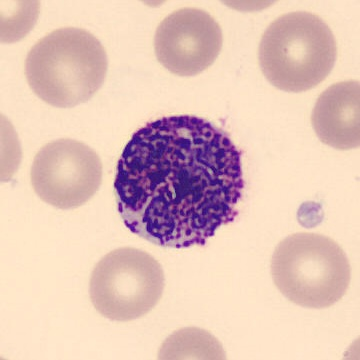
#> input picture Backend_modul/sample.jpg, 360 x 360 px, found by its file name
$ python plot3d.py
#> lines starting #> are read from the running program, lines starting #| are printed output that depends on the picture
import matplotlib.pyplot as plt
import numpy as np
import cv2

img = cv2.imread(r"D:\webBloodDetection\Backend_modul\sample.jpg")
#> img is the input picture: shape (360, 360, 3); mean B, G, R 184.8, 195.2, 226.7
img_array = np.array(img)
r = img_array[:, :, 0]
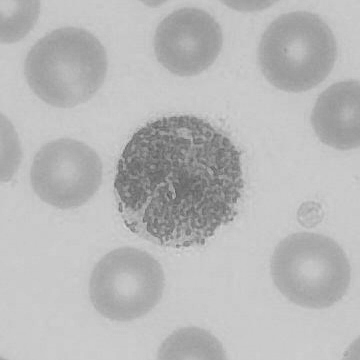
#> r: shape (360, 360); min 91, max 216, mean 184.8
g = img_array[:, :, 1]
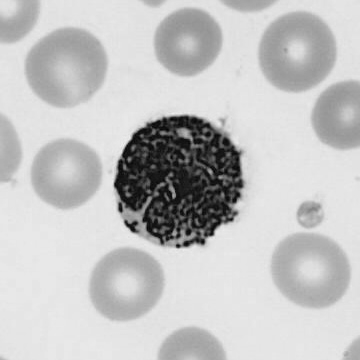
#> g: shape (360, 360); min 0, max 237, mean 195.2
b = img_array[:, :, 2] # срез дающий двумерный массив значений яркости красного цвета из трёхмерного массива
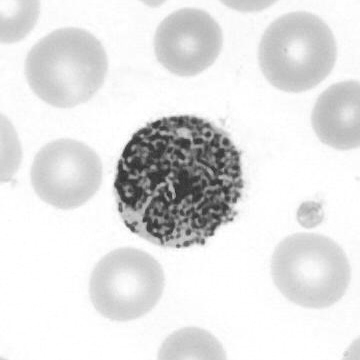
#> b: shape (360, 360); min 46, max 255, mean 226.7

H, W = r.shape # считаем мерность массива r (360, 360) и присваем численные значения двум переменным
#> H = 360; W = 360
x = np.arange(W) # создаём массив с 360 элементами с 0 до 359
#> x = 360 values from 0 to 359
y = np.arange(H)
#> y = 360 values from 0 to 359
X, Y = np.meshgrid(x, y) # создаём массив 360 на 360 с координами x и y (смотреть в альбоме)

fig = plt.figure()
blue = fig.add_subplot(1, 3, 1, projection='3d')
blue.plot_surface(X, Y, g, color='blue')
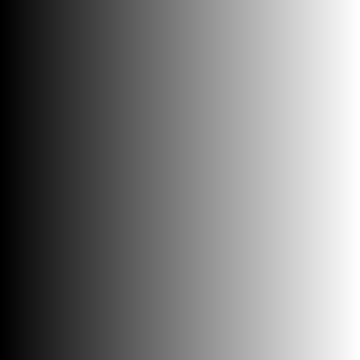
#> X: shape (360, 360) int64; min 0, max 359, mean 179.5; drawn with min black and max white

red = fig.add_subplot(1, 3, 2, projection='3d') # 1, 3, 2 означают одну строку, три столбца и второй индекс
red.plot_surface(X, Y, g, color='red')

green = fig.add_subplot(1, 3, 3, projection='3d')
green.plot_surface(X, Y, g, color='green')
plt.show()
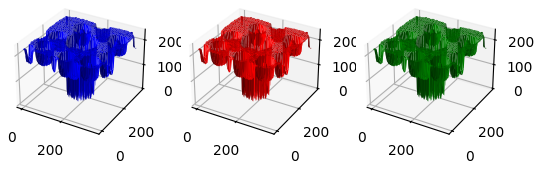
#> figure drawn by matplotlib, 3 panels
